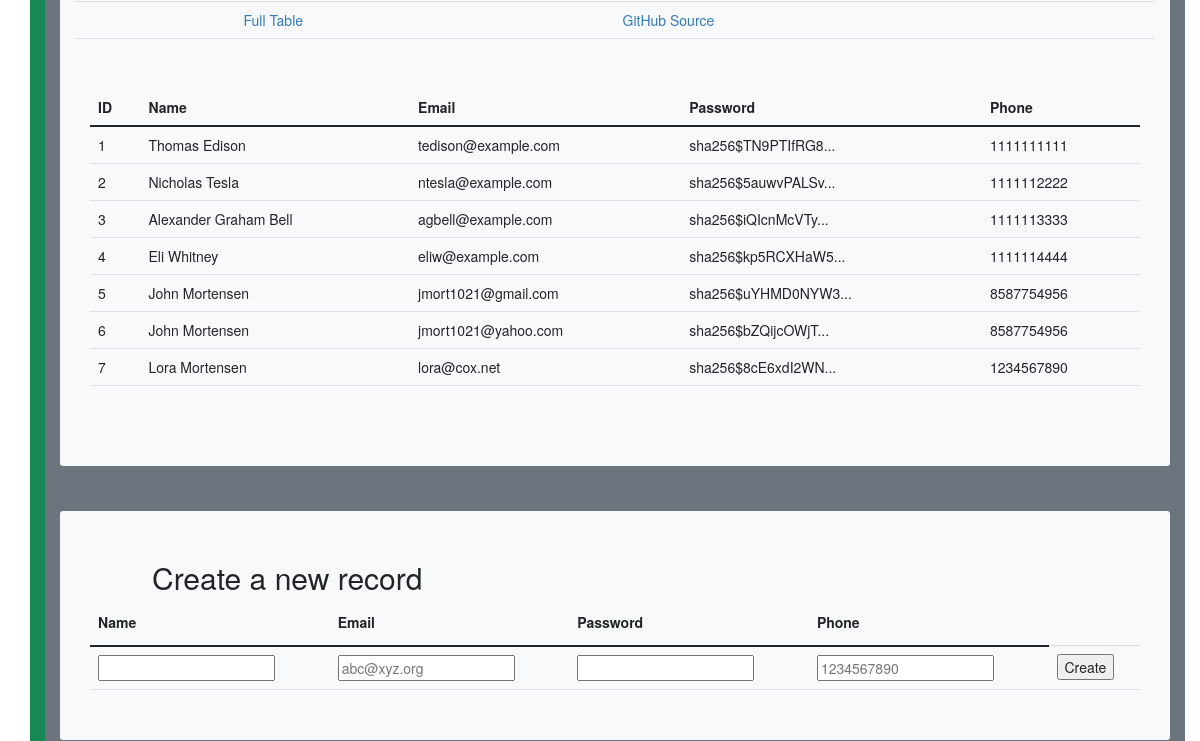
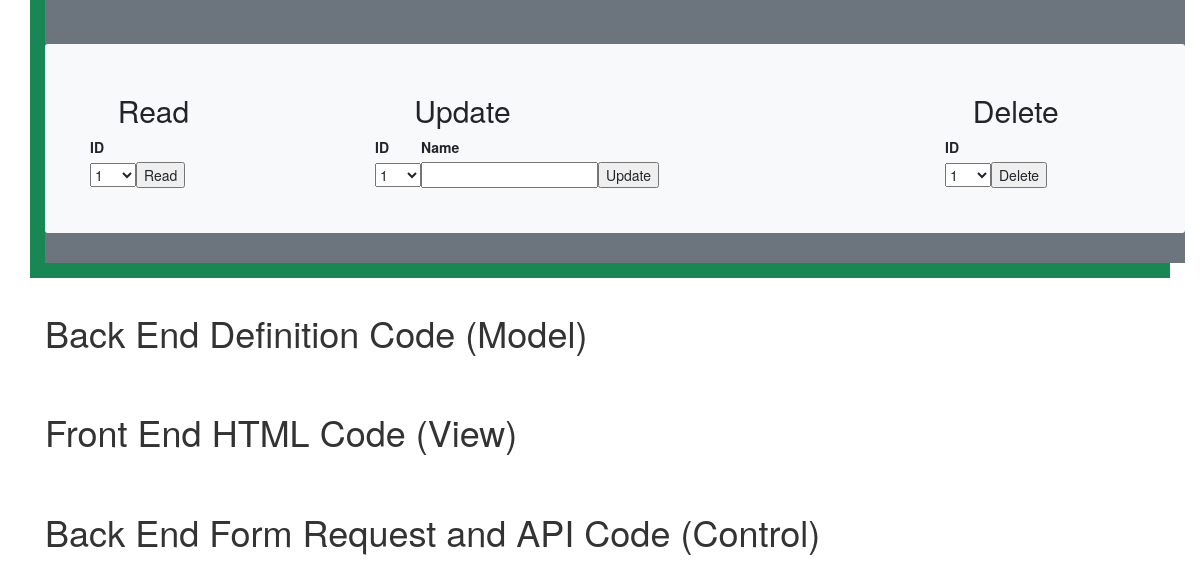
Before: /crud/ (signed in, lower part) with the older database file (2 pictures, top to bottom).
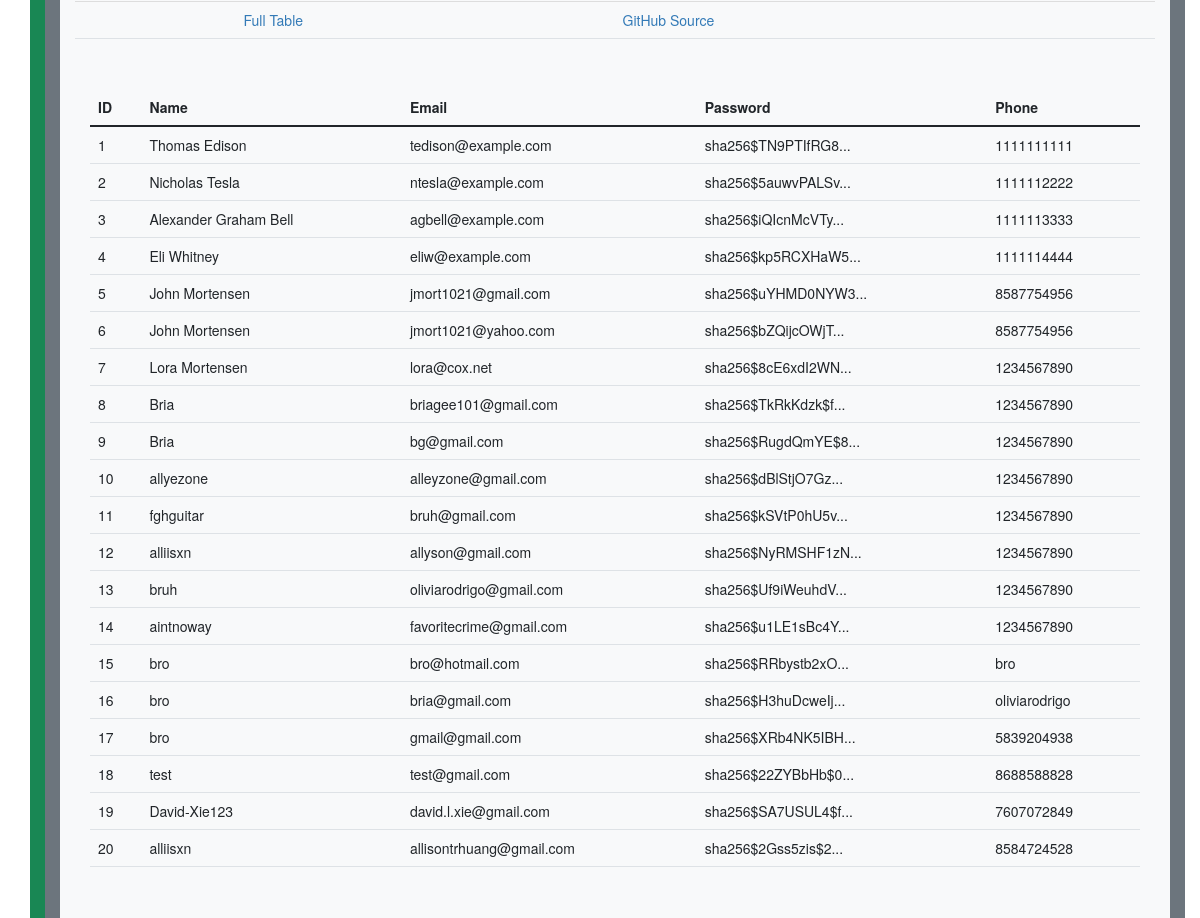
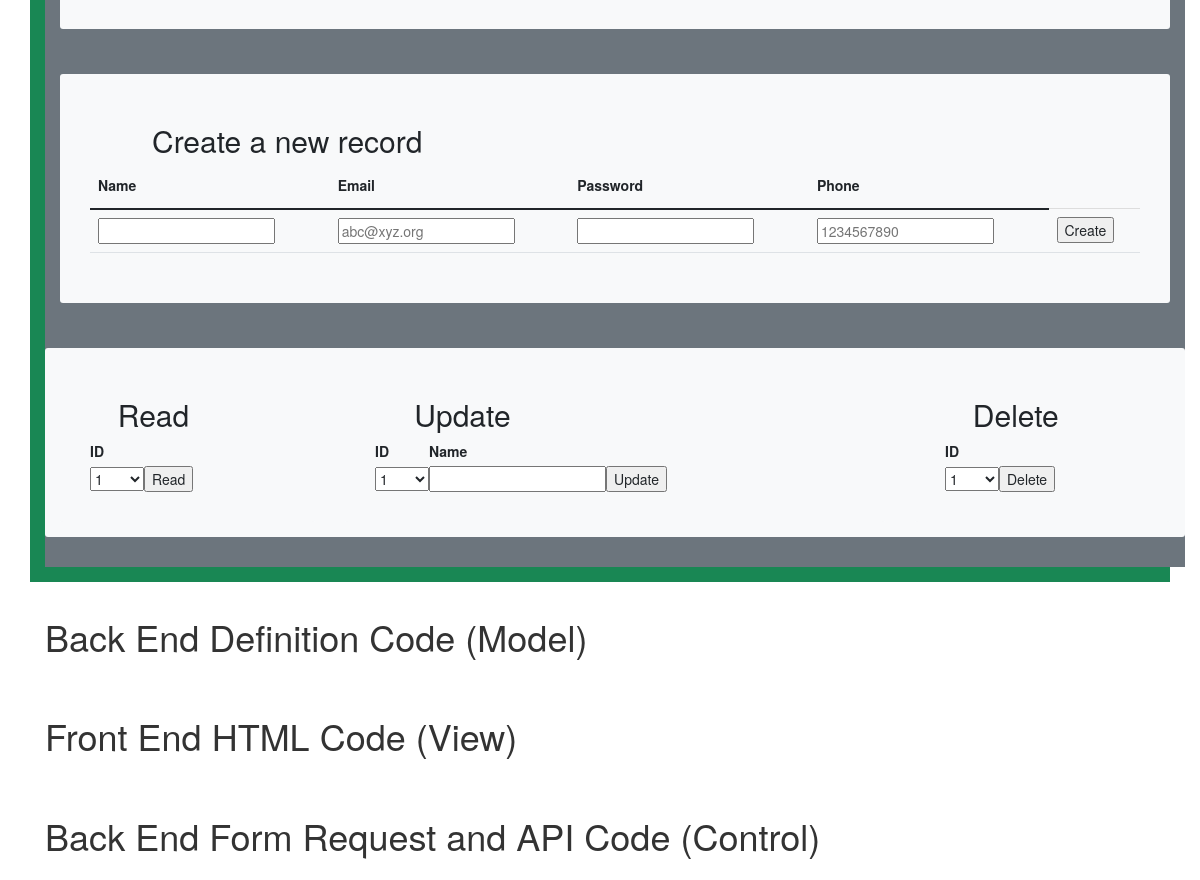
After: the same page with the newer database file (2 pictures, top to bottom).
### model.py (models this page shows, shortened)
class Users(UserMixin, db.Model):
    __tablename__ = 'users'
    userID = db.Column(db.Integer, primary_key=True)
    name = db.Column(db.String(255), unique=False, nullable=False)
    email = db.Column(db.String(255), unique=True, nullable=False)
    password = db.Column(db.String(255), unique=False, nullable=False)
    phone = db.Column(db.String(255), unique=False, nullable=False)
    notes = db.relationship("Notes", cascade='all, delete', backref='users', lazy=True)
    def read(self):
        return {
            "userID": self.userID,
            "name": self.name,
            "email": self.email,
            "password": self.password,
            "phone": self.phone,
            "query": "by_alc"  # This is for fun, a little watermark
        }
    def delete(self):
        db.session.delete(self)
        db.session.commit()
        return None

### cruddy/app_crud.py (the view)
@app_crud.route('/')
@login_required  # Flask-Login uses this decorator to restrict access to logged in users
def crud():
    return render_template("crud.html", table=users_all())

### cruddy/query.py (called while the page is built)
def users_all():
    return users_all_alc()

def users_all_alc():
    table = Users.query.all()
    json_ready = [peep.read() for peep in table]
    return json_ready

@login_manager.user_loader
def user_loader(user_id):
    if user_id is not None:
        return Users.query.get(user_id)
    return None

### templates/crud.html (shortened to what this page needs)
<!DOCTYPE html>
{% extends "layouts/base.html" %}
{% block body %}
    {% if current_user.is_authenticated %}
        <p style="text-align:center;"> Welcome {{ current_user.name }} <p>
    {% endif %}
    <div class="container py-4 text-light bg-success">
        <div class="container bg-secondary py-4">
            <div class="p-5 mb-4 bg-light text-dark rounded-3">
                <div class="row align-items-md-stretch">
                    <table class="table">
                        <tbody>
                        <tr>
                            <td></td>
                            <td></td>
                            <td><a href={{url_for('crud.crud')}}>Full Table </a></td>
                            <td><a href="https://github.com/nighthawkcoders/nighthawk_csp/tree/master/crud">GitHub Source</a></td>
                        </tr>
                        </tbody>
                    </table>
                </div>
                <div class="row align-items-md-stretch">
                    <div class="container-fluid py-5">
                        <table class="table">
                            <thead>
                            <tr>
                                <th>ID</th>
                                <th>Name</th>
                                <th>Email</th>
                                <th>Password</th>
                                <th>Phone</th>
                            </tr>
                            </thead>
                            <tbody>
                            {% for row in table %}
                                {% set pn = "" ~ row['phone'] %}
                                {% set pnf = "(" ~ pn[0:3] ~ ")" ~ pn[3:6] ~ "-" ~ pn[6:10] %}
                                <tr>
                                    <td>{{ row['userID'] }}</td>
                                    <td>{{ row['name'] }}</td>
                                    <td>{{ row['email'] }}</td>
                                    <td>{{ row['password'] | truncate(20) }}</td>
                                    <td>{{ row['phone'] }}</td>
                                </tr>
                            {% endfor %}
                            </tbody>
                        </table>
                    </div>
                </div>
            </div>
        </div>
        <div class="container bg-secondary py-4">
            <div class="p-5 mb-4 bg-light text-dark rounded-3">
                <h2>Create a new record</h2>
                <form method="POST" ID="create" action={{url_for('crud.create')}} >
                    <table class="table">
                        <thead>
                        <tr>
                            <th><label for="name">Name</label></th>
                            <th><label for="email">Email</label></th>
                            <th><label for="password">Password</label></th>
                            <th><label for="phone">Phone</label></th>
                        </tr>
                        </thead>
                        <tbody>
                        <tr>
                            <td><input type="text" name="name" id="name" required></td>
                            <td><input type="email" name="email" id="email" placeholder="abc@xyz.org" required></td>
                            <td><input type="password" name="password" id="password" required></td>
                            <td><input type="tel" name="phone" id="phone" pattern="[0-9]{10}" placeholder="1234567890" required></td>
                            <td><input type="submit" value="Create"></td>
                        </tr>
                        </tbody>
                    </table>
                </form>
            </div>
        </div>
        <div class="container bg-secondary py-4">
            <div class="row mb-4 bg-light text-dark rounded-3">
                <div class="col-md-3">
                    <div class="p-5 mb-4 bg-light text-dark rounded-3">
                        <h2>Read</h2>
                        <form method="POST" ID="read" action={{url_for('crud.read')}} >
                            <table id="read_table">
                                <tr><th><label for="read_userid">ID</label></th></tr>
                                <tr>
                                    <td>
                                        <select name="userid" id="read_userid">
                                            <optgroup label="userid">
                                                {% for row in table %}
                                                    <option label="{{ row['userID'] }}">{{ row['userID'] }}</option>
                                                {% endfor %}
                                            </optgroup>
                                        </select>
                                    </td>
                                    <td>
                                        <input type="submit" value="Read">
                                    </td>
                                </tr>
                            </table>
                        </form>
                    </div>
                </div>
                <div class="col-md-6">
                    <div class="p-5 mb-4 bg-light text-dark rounded-3">
                        <h2>Update</h2>
                        <form method="POST" ID="update" action={{url_for('crud.update')}} >
                            <table id="update_table">
                                <tr>
                                    <th><label for="update_userid">ID</label></th>
                                    <th><label for="update_name">Name</label></th>
                                </tr>
                                <tr>
                                    <td>
                                        <select name="userid" id="update_userid">
                                            <optgroup label="userid">
                                                {% for row in table %}
                                                    <option label="{{ row['userID'] }}">{{ row['userID'] }}</option>
                                                {% endfor %}
                                            </optgroup>
                                        </select>
                                    </td>
                                    <td><input type="text" name="name" id="update_name" required></td>
                                    <td><input type="submit" value="Update"></td>
                                </tr>
                            </table>
                        </form>
                    </div>
                </div>
                <div class="col-md-3">
                    <div class="p-5 mb-4 bg-light text-dark rounded-3">
                        <h2>Delete</h2>
                        <form method="POST" ID="read" action={{url_for('crud.delete')}} >
                            <table id="read_table">
                                <tr><th><label for="delete_userid">ID</label></th></tr>
                                <tr>
                                    <td>
                                        <select name="userid" id="delete_userid">
                                            <optgroup label="userid">
                                                {% for row in table %}
                                                    <option label="{{ row['userID'] }}">{{ row['userID'] }}</option>
                                                {% endfor %}
                                            </optgroup>
                                        </select>
                                    </td>
                                    <td><input type="submit" value="Delete"></td>
                                </tr>
                            </table>
                        </form>
                    </div>
                </div>
            </div>
        </div>
    </div>
    <div class="container py-4">
        <h1 id="BE-MODEL">Back End Definition Code (Model) </h1>
    </div>
    <div class="container py-4">
        <h1 id="FE-VIEW">Front End HTML Code (View) </h1>
    </div>
    <div class="container py-4">
        <h1 id="BE-CONTROL">Back End Form Request and API Code (Control)</h1>
    </div>
{% endblock %}

### templates/layouts/base.html (shortened to what this page needs)
<!DOCTYPE HTML>
<html lang="en">
<head>
</head>
<body>
    {% include "layouts/navbar.html" %}
{%block body%}
{%endblock%}
</body>
</html>

### templates/layouts/navbar.html (shortened to what this page needs)
<!DOCTYPE html>
<head>
    <link href="https://cdn.jsdelivr.net/npm/bootstrap@5.0.0/dist/css/bootstrap.min.css" rel="stylesheet">
    <link rel="stylesheet" href="https://maxcdn.bootstrapcdn.com/font-awesome/4.7.0/css/font-awesome.min.css">
    <link rel="stylesheet" href="https://maxcdn.bootstrapcdn.com/bootstrap/3.3.7/css/bootstrap.min.css">
</head>
<body>
</body>

### templates/layouts/base.html (style rules this page uses)
h1 { color: black; font: helvetica; font-size: larger; margin: 1% 4% 3% 4%; text-align: left; }
h2 { color: black; font: helvetica; font-size: larger; margin: 1% 4% 3% 4%; text-align: left; text-indent: 20px; }
p { color: black; font: helvetica; font-size: small; }
body { background-color: white; margin: 1% 10% 3% 10%; }

Changed rows visible on the page:
added Users: userID "8", name "Bria", email "briagee101@gmail.com", password "sha256$TkRkKdzk$f...", phone "1234567890"
added Users: userID "9", name "Bria", email "bg@gmail.com", password "sha256$RugdQmYE$8...", phone "1234567890"
added Users: userID "10", name "allyezone", email "alleyzone@gmail.com", password "sha256$dBlStjO7Gz...", phone "1234567890"
added Users: userID "11", name "fghguitar", email "bruh@gmail.com", password "sha256$kSVtP0hU5v...", phone "1234567890"
added Users: userID "12", name "alliisxn", email "allyson@gmail.com", password "sha256$NyRMSHF1zN...", phone "1234567890"
added Users: userID "13", name "bruh", email "oliviarodrigo@gmail.com", password "sha256$Uf9iWeuhdV...", phone "1234567890"
added Users: userID "14", name "aintnoway", email "favoritecrime@gmail.com", password "sha256$u1LE1sBc4Y...", phone "1234567890"
added Users: userID "15", name "bro", email "bro@hotmail.com", password "sha256$RRbystb2xO...", phone "bro"
added Users: userID "16", name "bro", email "bria@gmail.com", password "sha256$H3huDcweIj...", phone "oliviarodrigo"
added Users: userID "17", name "bro", email "gmail@gmail.com", password "sha256$XRb4NK5IBH...", phone "5839204938"
added Users: userID "18", name "test", email "test@gmail.com", password "sha256$22ZYBbHb$0...", phone "8688588828"
added Users: userID "19", name "David-Xie123", email "david.l.xie@gmail.com", password "sha256$SA7USUL4$f...", phone "7607072849"
added Users: userID "20", name "alliisxn", email "allisontrhuang@gmail.com", password "sha256$2Gss5zis$2...", phone "8584724528"
